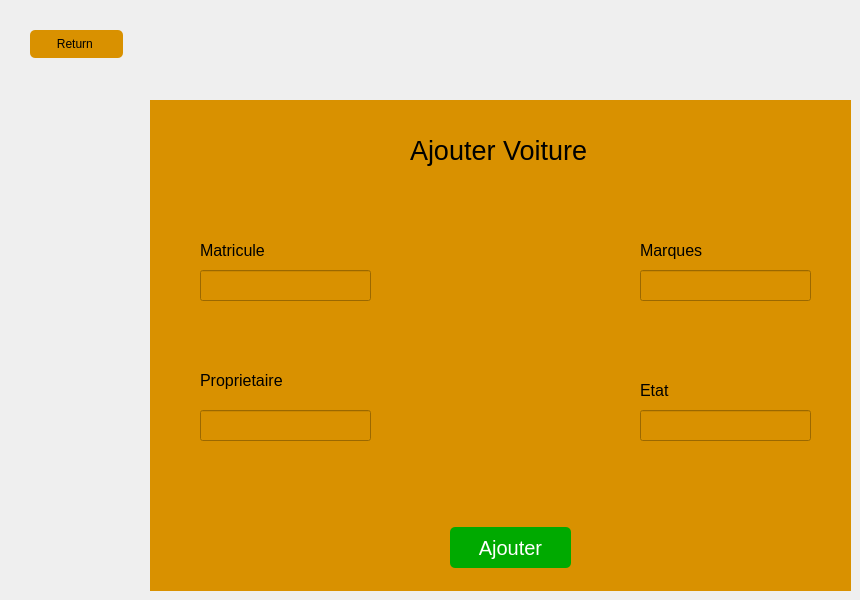
      <widget class="QWidget" name="ajouter">
       <widget class="QWidget" name="widget" native="true">
        <property name="geometry">
         <rect>
          <x>150</x>
          <y>100</y>
          <width>701</width>
          <height>491</height>
         </rect>
        </property>
        <property name="styleSheet">
         <string notr="true">background-color: rgb(217, 145, 0);</string>
        </property>
        <widget class="QPushButton" name="pushButton">
         <property name="geometry">
          <rect>
           <x>300</x>
           <y>427</y>
           <width>121</width>
           <height>41</height>
          </rect>
         </property>
         <property name="font">
          <font>
           <pointsize>15</pointsize>
          </font>
         </property>
         <property name="styleSheet">
          <string notr="true">border-radius:5px;
background-color: rgb(0, 170, 0);
color: rgb(255, 255, 255);
</string>
         </property>
         <property name="text">
          <string>Ajouter</string>
         </property>
        </widget>
        <widget class="QLabel" name="mat">
         <property name="geometry">
          <rect>
           <x>50</x>
           <y>130</y>
           <width>161</width>
           <height>41</height>
          </rect>
         </property>
         <property name="font">
          <font>
           <pointsize>12</pointsize>
          </font>
         </property>
         <property name="styleSheet">
          <string notr="true">color: rgb(0, 0, 0);</string>
         </property>
         <property name="text">
          <string>Matricule</string>
         </property>
        </widget>
        <widget class="QLineEdit" name="matricule">
         <property name="geometry">
          <rect>
           <x>50</x>
           <y>170</y>
           <width>171</width>
           <height>31</height>
          </rect>
         </property>
         <property name="styleSheet">
          <string notr="true">color: rgb(0, 0, 0);</string>
         </property>
        </widget>
        <widget class="QLabel" name="label">
         <property name="geometry">
          <rect>
           <x>490</x>
           <y>130</y>
           <width>111</width>
           <height>41</height>
          </rect>
         </property>
         <property name="font">
          <font>
           <pointsize>12</pointsize>
          </font>
         </property>
         <property name="text">
          <string>Marques</string>
         </property>
        </widget>
        <widget class="QLineEdit" name="marque">
         <property name="geometry">
          <rect>
           <x>490</x>
           <y>170</y>
           <width>171</width>
           <height>31</height>
          </rect>
         </property>
        </widget>
        <widget class="QLabel" name="label_2">
         <property name="geometry">
          <rect>
           <x>50</x>
           <y>270</y>
           <width>141</width>
           <height>21</height>
          </rect>
         </property>
         <property name="font">
          <font>
           <pointsize>12</pointsize>
          </font>
         </property>
         <property name="text">
          <string>Proprietaire</string>
         </property>
        </widget>
        <widget class="QLineEdit" name="prop">
         <property name="geometry">
          <rect>
           <x>50</x>
           <y>310</y>
           <width>171</width>
           <height>31</height>
          </rect>
         </property>
        </widget>
        <widget class="QLabel" name="label_3">
         <property name="geometry">
          <rect>
           <x>490</x>
           <y>280</y>
           <width>131</width>
           <height>21</height>
          </rect>
         </property>
         <property name="font">
          <font>
           <pointsize>12</pointsize>
          </font>
         </property>
         <property name="text">
          <string>Etat</string>
         </property>
        </widget>
        <widget class="QLineEdit" name="etat">
         <property name="geometry">
          <rect>
           <x>490</x>
           <y>310</y>
           <width>171</width>
           <height>31</height>
          </rect>
         </property>
        </widget>
        <widget class="QLabel" name="label_12">
         <property name="geometry">
          <rect>
           <x>260</x>
           <y>30</y>
           <width>281</width>
           <height>41</height>
          </rect>
         </property>
         <property name="font">
          <font>
           <pointsize>20</pointsize>
          </font>
         </property>
         <property name="text">
          <string>Ajouter Voiture</string>
         </property>
        </widget>
       </widget>
       <widget class="QPushButton" name="return_from_ajout">
        <property name="geometry">
         <rect>
          <x>30</x>
          <y>30</y>
          <width>93</width>
          <height>28</height>
         </rect>
        </property>
        <property name="styleSheet">
         <string notr="true">border-radius:5px;
background-color: rgb(217, 145, 0);</string>
        </property>
        <property name="text">
         <string>Return </string>
        </property>
       </widget>
      </widget>
